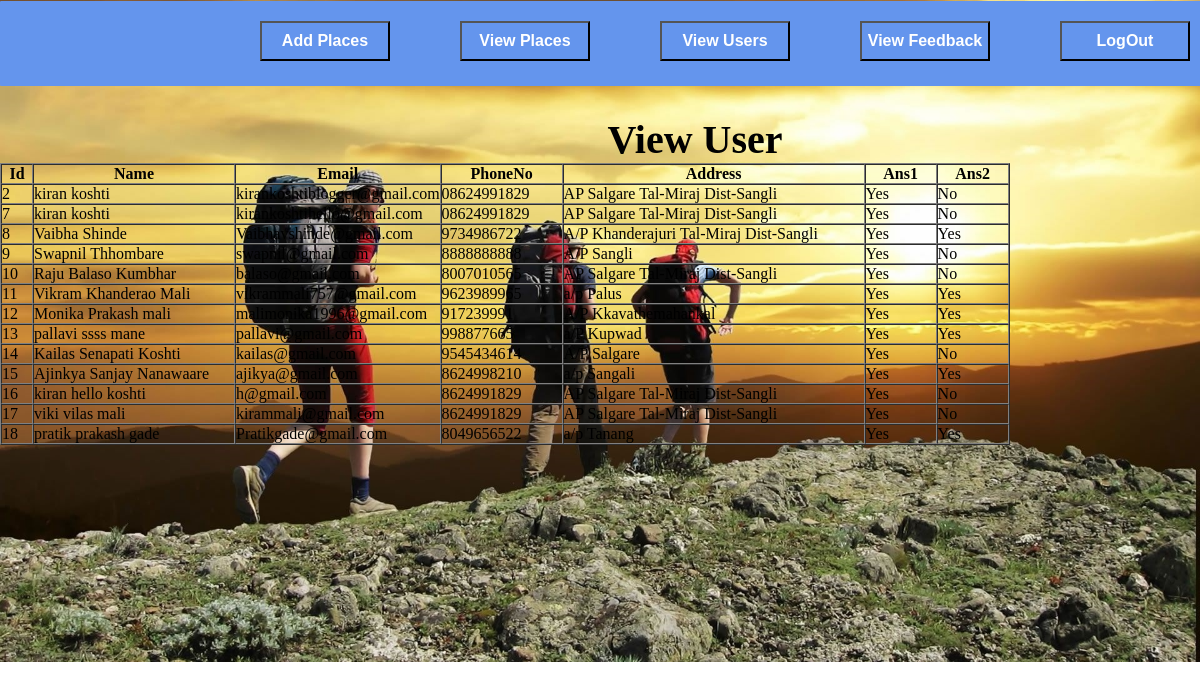
Page /viewusers.php on the committed database.
### tables this page shows
CREATE TABLE `user` (
  `id` int(11) NOT NULL,
  `name` varchar(100) NOT NULL,
  `age` varchar(50) NOT NULL,
  `email` varchar(100) NOT NULL,
  `phoneno` varchar(100) NOT NULL,
  `address` varchar(200) NOT NULL,
  `password` varchar(100) NOT NULL,
  `ans1` varchar(20) NOT NULL,
  `ans2` varchar(20) NOT NULL
);

### viewusers.php (the view, shortened to what this page needs)
<?php
	require 'dbconfig/config.php';
?>
<html>
	<head>
		<link rel="stylesheet" href="css/style.css">
	</head>
	<body>
		<div  id="container5">
			<div id="header5">
				<ul>
					<li><a href="addplace.php"><input type="button" class="ind_btn5" value="Add Places"></a></li>
					<li><a href="viewplace.php"><input type="button" class="ind_btn5" value="View Places"></a></li>
					<li><a href="viewusers.php"><input type="button" class="ind_btn5" value="View Users"></a></li>
					<li><a href="viewfeedback.php"><input type="button" class="ind_btn5" value="View Feedback"></a></li>
					<li><a href="index.php"><input type="button" class="ind_btn5" value="LogOut"></a></li>
				</ul>
			</div>
			<div>
				<p class="user1">View User</p>
			</div>
			<div class="placedata">
			<?php
					$query1=mysqli_query($con,"SELECT * FROM user");
					echo "<table border='1' cellspacing='0'>";
						echo "<tr>";
							echo "<th width='30'>";
								echo"Id";
							echo "</th>";
							echo "<th width='200'>";
								echo"Name";
							echo "</th>";
							echo "<th width='200'>";
								echo"Email";
							echo "</th>";
							echo "<th width=120'>";
								echo"PhoneNo";
							echo "</th>";
							echo "<th width='300'>";
								echo"Address";
							echo "</th>";
							echo "<th width='70'>";
								echo"Ans1";
							echo "</th>";
							echo "<th width='70'>";
								echo"Ans2";
							echo "</th>";
						echo "</tr>";
						while($fetch=mysqli_fetch_assoc($query1))
						{
							echo "<tr>";
								echo"<td>".$fetch['id']."</td>";
								echo"<td>".$fetch['name']."</td>";
								echo"<td>".$fetch['email']."</td>";
								echo"<td>".$fetch['phoneno']."</td>";
								echo"<td>".$fetch['address']."</td>";
								echo"<td>".$fetch['ans1']."</td>";
								echo"<td>".$fetch['ans2']."</td>";
							echo "</tr>";
						}
					echo"</table>";
			?>
			</div>
		</div>
	</body>
</html>

### css/style.css (style rules this page uses)
* { margin:0; padding:0; }
ul li { float:left; background-color:red; list-style:none; float:left; margin:20px 200px 20px 60px; }
ul li { float:left; background-color:red; list-style:none; float:left; margin:20px 10px 20px 60px; }
ul li { float:left; background-color:red; list-style:none; float:left; margin:10px 10px 20px 30px; }
#container5 { background: url(../img/img3.jpg); margin: 0; width:100%; padding: 0; background-size:100%; background-repeat: no-repeat; background-size: cover; padding-top:1px; height:661px; border-color:#C0C0C0 solid 2px; }
#header5 { overflow: hidden; padding:0px 20px 5px 5px; background-color:#6495ED; margin:auto; border-radius:1px; width:83.5%; padding-left:200px; }
ul li .ind_btn5 { line-height:20px; background-color:#6495ED; height:40px; width:130px; font-size:16px; color:white; font-family:Arial; font-style:bold; font-weight:bold; }
.user1 { color: black; width:250px; font-weight:bold; font-size:40px; margin-left:570px; }
p { text-align:center; font-size:40px; padding-top:30px; color:FF00FF; }
ul li { float:left; background-color:red; list-style:none; float:left; margin:20px 10px 20px 0px; }
ul li { float:left; background-color:red; list-style:none; }

### rows in the picture
user: id "2", name "kiran koshti", email "kirankoshtiblogger@gmail.com", phoneno "08624991829", address "AP Salgare Tal-Miraj Dist-Sangli", ans1 "Yes", ans2 "No"
user: id "7", name "kiran koshti", email "kirankoshtihello@gmail.com", phoneno "08624991829", address "AP Salgare Tal-Miraj Dist-Sangli", ans1 "Yes", ans2 "No"
user: id "8", name "Vaibha Shinde", email "Vaibhavshinde@gmail.com", phoneno "9734986722", address "A/P Khanderajuri Tal-Miraj Dist-Sangli", ans1 "Yes", ans2 "Yes"
user: id "9", name "Swapnil Thhombare", email "swapnil@gmail.com", phoneno "8888888888", address "A/P Sangli", ans1 "Yes", ans2 "No"
user: id "10", name "Raju Balaso Kumbhar", email "balaso@gmail.com", phoneno "8007010565", address "AP Salgare Tal-Miraj Dist-Sangli", ans1 "Yes", ans2 "No"
user: id "11", name "Vikram Khanderao Mali", email "vikrammali757@gmail.com", phoneno "9623989965", address "a/p Palus", ans1 "Yes", ans2 "Yes"
user: id "12", name "Monika Prakash mali", email "malimonika1996@gmail.com", phoneno "917239991", address "A/P Kkavathemahankal", ans1 "Yes", ans2 "Yes"
user: id "13", name "pallavi ssss mane", email "pallavi@gmail.com", phoneno "998877665", address "a/P Kupwad", ans1 "Yes", ans2 "Yes"
user: id "14", name "Kailas Senapati Koshti", email "kailas@gmail.com", phoneno "9545434614", address "A/P Salgare", ans1 "Yes", ans2 "No"
user: id "15", name "Ajinkya Sanjay Nanawaare", email "ajikya@gmail.com", phoneno "8624998210", address "a/p Sangali", ans1 "Yes", ans2 "Yes"
user: id "16", name "kiran hello koshti", email "h@gmail.com", phoneno "8624991829", address "AP Salgare Tal-Miraj Dist-Sangli", ans1 "Yes", ans2 "No"
user: id "17", name "viki vilas mali", email "kirammali@gmail.com", phoneno "8624991829", address "AP Salgare Tal-Miraj Dist-Sangli", ans1 "Yes", ans2 "No"
user: id "18", name "pratik prakash gade", email "Pratikgade@gmail.com", phoneno "8049656522", address "a/p Tanang", ans1 "Yes", ans2 "Yes"
